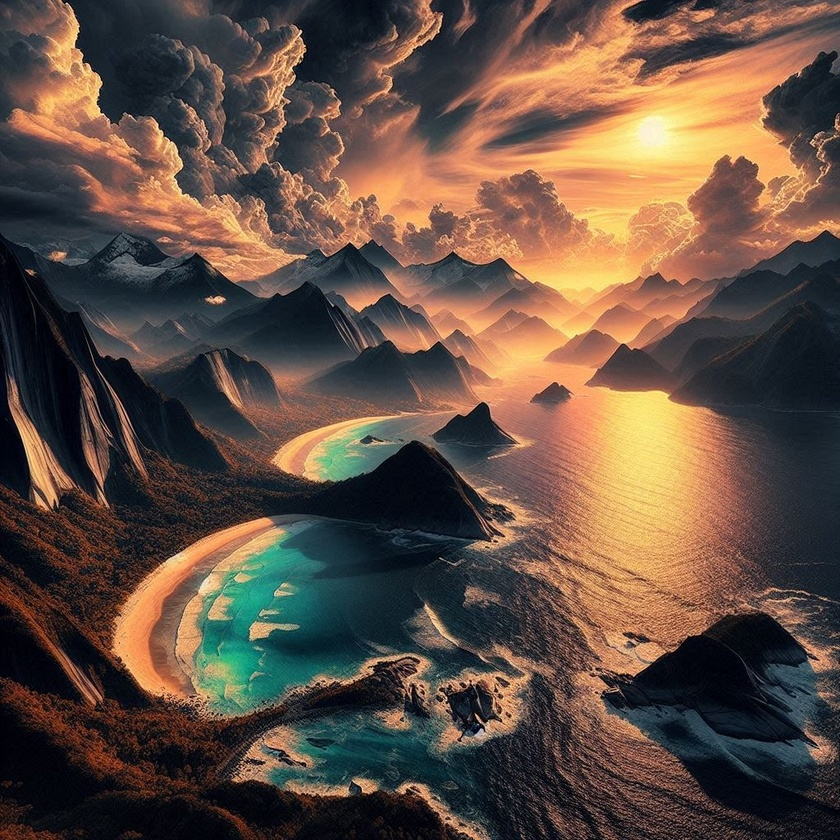
#> input picture image_transformation/image3.jpg, 840 x 840 px, shrunk from 1024 x 1024 before the run
$ python 'power law.py'
#> lines starting #> are read from the running program, lines starting #| are printed output that depends on the picture
import cv2
import numpy as np
import matplotlib.pyplot as plt

# Load the image in grayscale
img = cv2.imread('image3.jpg', 0)
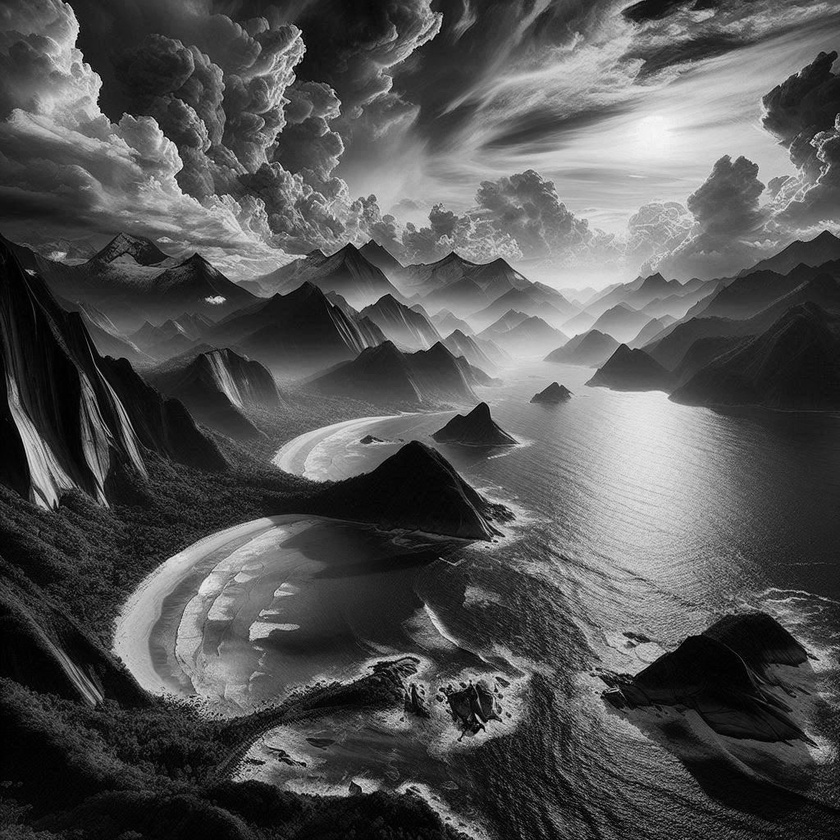
#> img: shape (840, 840); min 0, max 250, mean 83.9

# Power-Law (Gamma) Transformation
def power_law_transformation(image, gamma=1.0):
    if gamma == 0:
        gamma = 0.1  # Avoid gamma = 0 to prevent division by zero issues
    c = 255 / (np.max(image) ** gamma)
    gamma_transformed = c * (image ** gamma)
    return np.array(gamma_transformed, dtype=np.uint8)

# Displaying the images
plt.figure(figsize=(20, 20))

# Generate and plot 12 images with different gamma values
for i in range(1, 13):  # Start from 1 to avoid gamma=0
    gamma_value = i * 0.2  # Adjust the gamma value for each image
    img_gamma = power_law_transformation(img, gamma=gamma_value)

    plt.subplot(3, 4, i)
    plt.imshow(img_gamma, cmap='gray')
    plt.title(f'Gamma={gamma_value:.1f}')
    plt.axis('off')
#> this loop made 12 passes
#> c in power_law_transformation on passes 1 to 12: 84.52, 28.01, 9.28, 3.08, 1.02, 0.338, 0.112, 0.0371, 0.0123, 0.00408, 0.00135, 0.000448
#> pass 1, in power_law_transformation, `gamma_transformed = c * (image ** gamma)`:
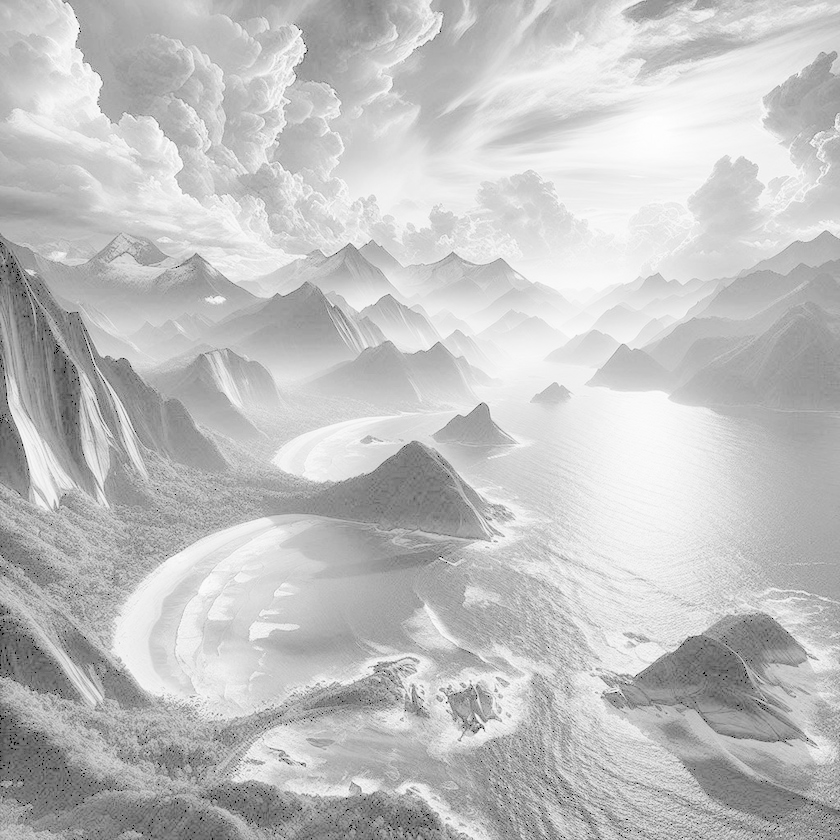
#> gamma_transformed: shape (840, 840) float64; min 0, max 255, mean 193.7
#> pass 2, in power_law_transformation (call 2), `gamma_transformed = c * (image ** gamma)`:
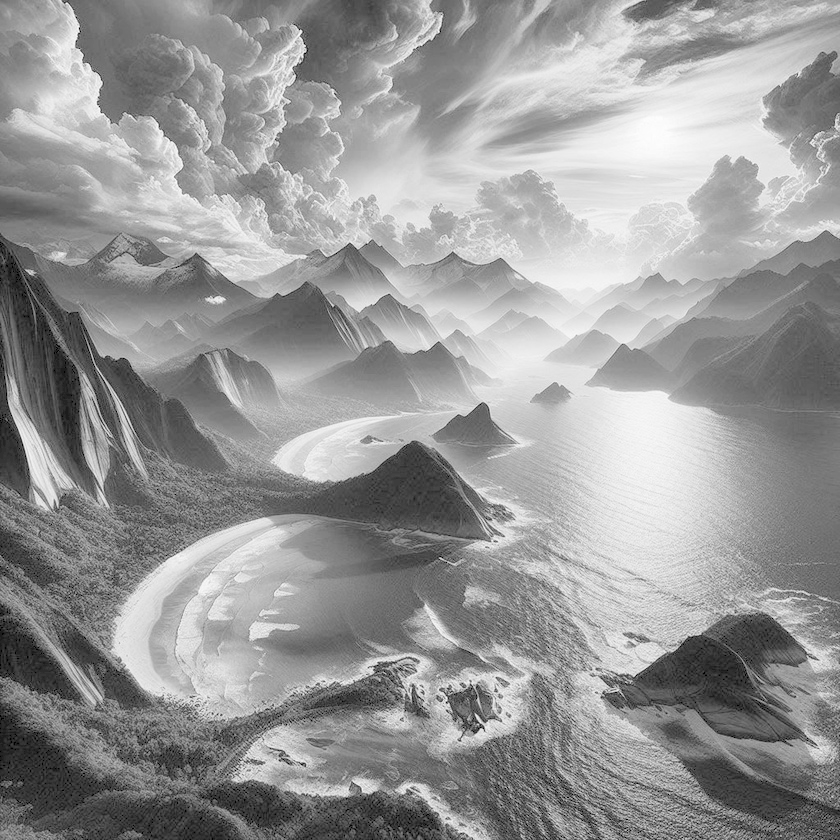
#> gamma_transformed: shape (840, 840) float64; min 0, max 255, mean 152.3

plt.show()
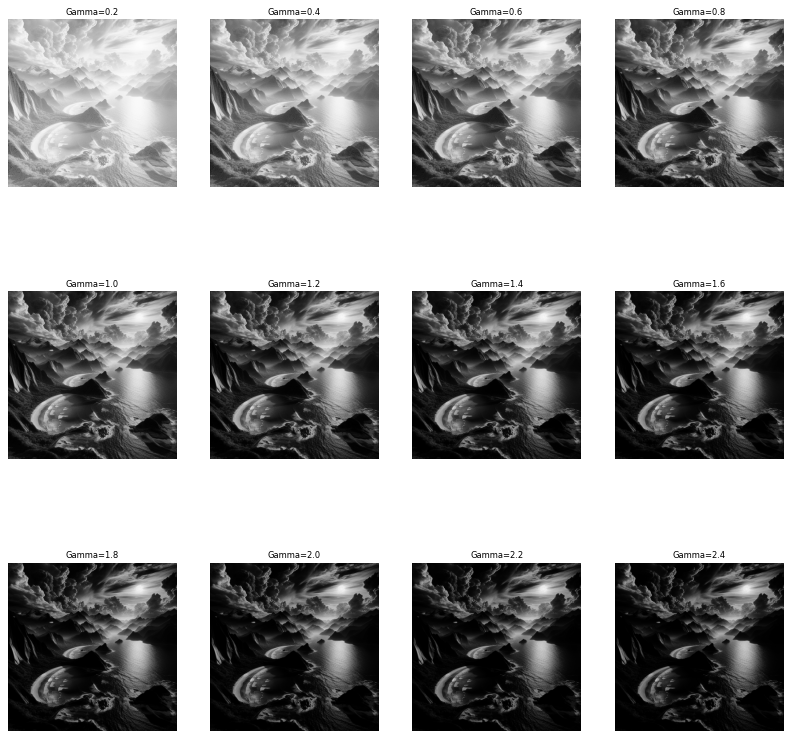
#> figure drawn by matplotlib, 12 panels

$ run again, with image_transformation/image1.jpg copied over image_transformation/image3.jpg
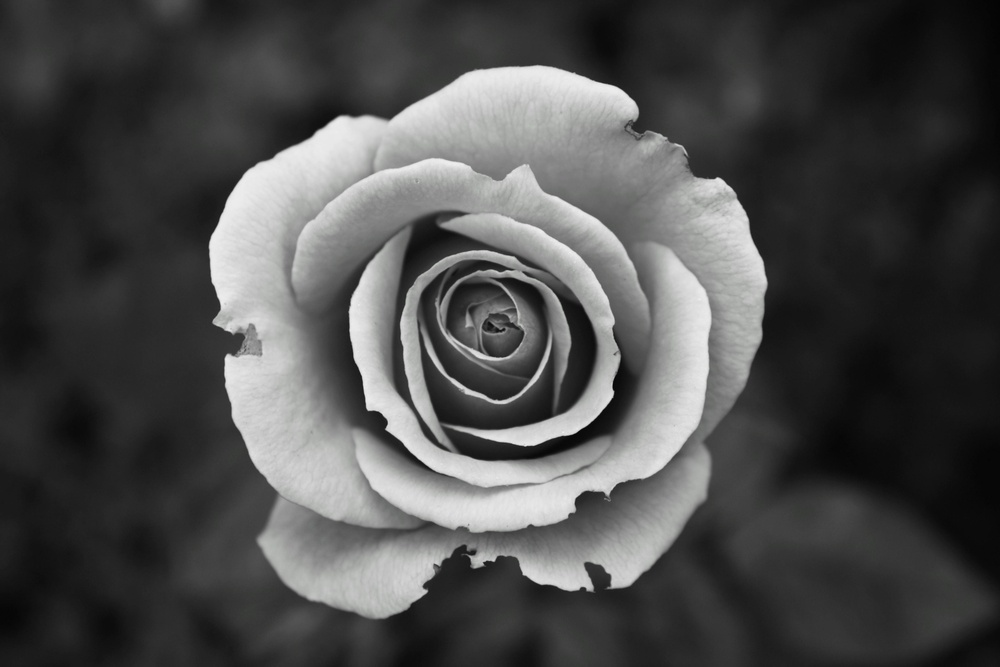
#> input picture image_transformation/image1.jpg, 1000 x 667 px, shrunk from 4272 x 2848 before the run
#> the loop `for i in range(1, 13):` made 12 passes
#> c in power_law_transformation on passes 1 to 8: 85.21, 28.47, 9.52, 3.18, 1.06, 0.355, 0.119, 0.0396
#> pass 1, in power_law_transformation, `gamma_transformed = c * (image ** gamma)`:
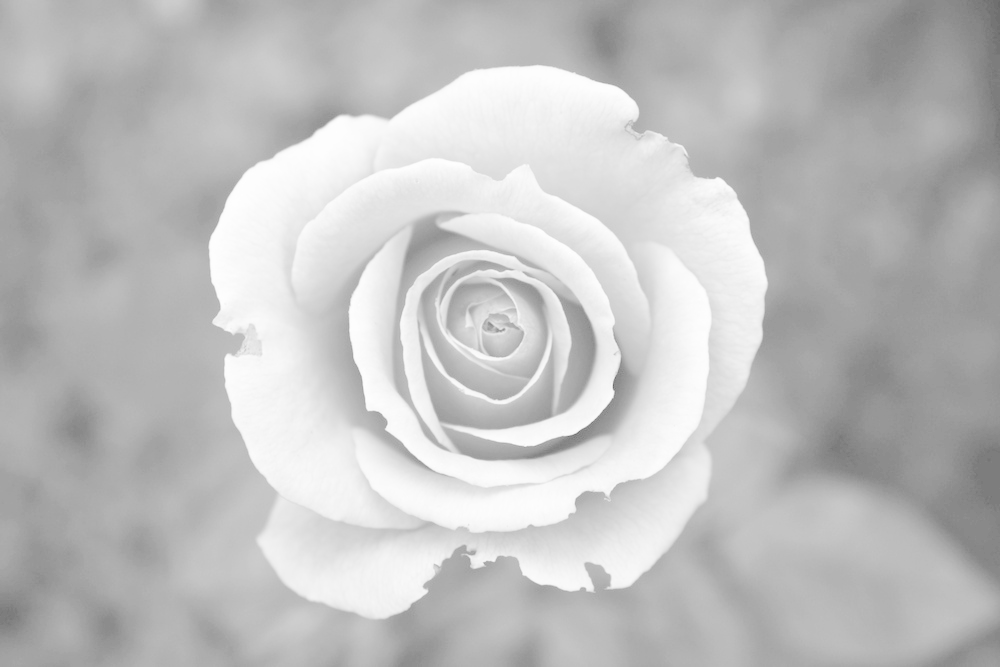
#> gamma_transformed: shape (667, 1000) float64; min 106.2, max 255, mean 192.2
#> pass 2, in power_law_transformation (call 2), `gamma_transformed = c * (image ** gamma)`:
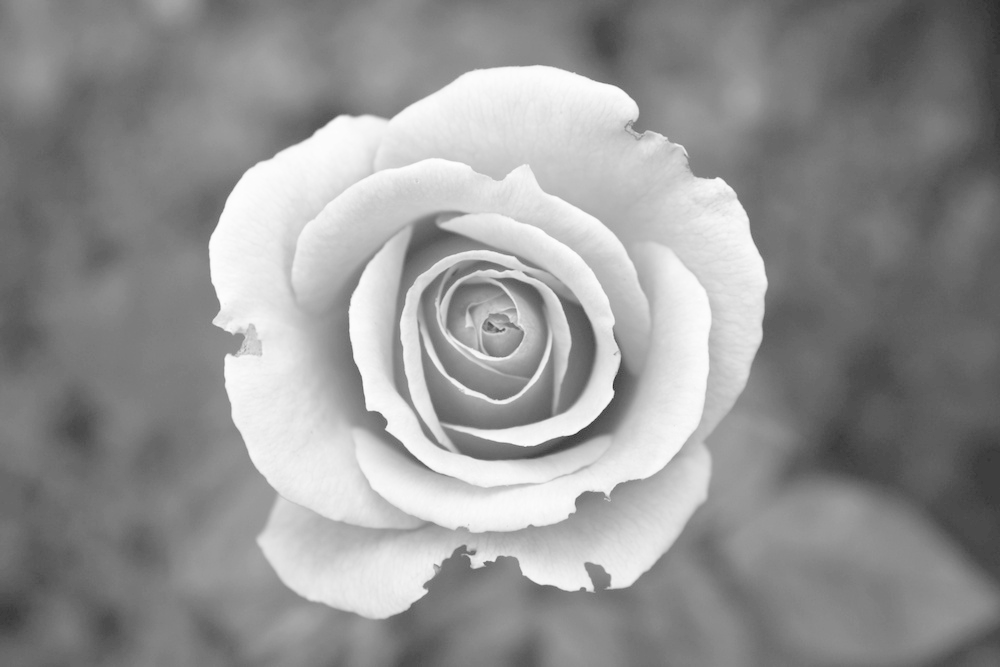
#> gamma_transformed: shape (667, 1000) float64; min 44.19, max 255, mean 148.9

$ run again, with image_transformation/image11.jpg copied over image_transformation/image3.jpg
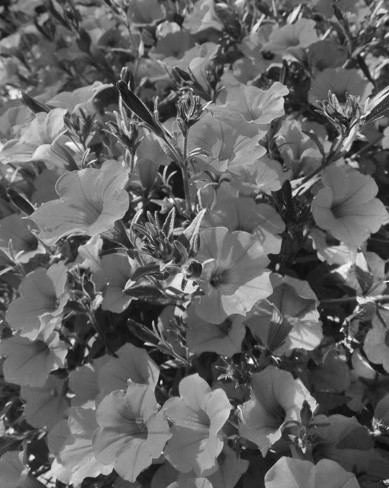
#> input picture image_transformation/image11.jpg, 389 x 488 px
#> img is the input picture: shape (488, 389); min 8, max 255, mean 98.5
#> the loop `for i in range(1, 13):` made 12 passes
#> c in power_law_transformation on passes 1 to 8: 84.18, 27.79, 9.18, 3.03, 1, 0.33, 0.109, 0.036
#> pass 1, in power_law_transformation, `gamma_transformed = c * (image ** gamma)`:
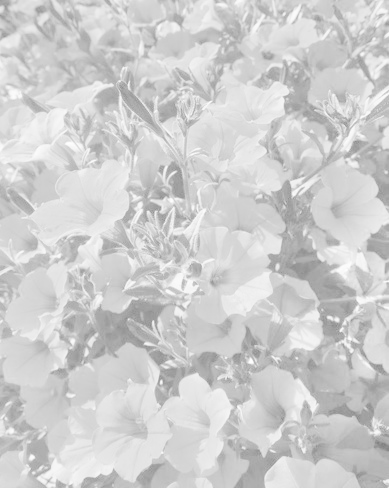
#> gamma_transformed: shape (488, 389) float64; min 127.6, max 255, mean 207
#> pass 2, in power_law_transformation (call 2), `gamma_transformed = c * (image ** gamma)`:
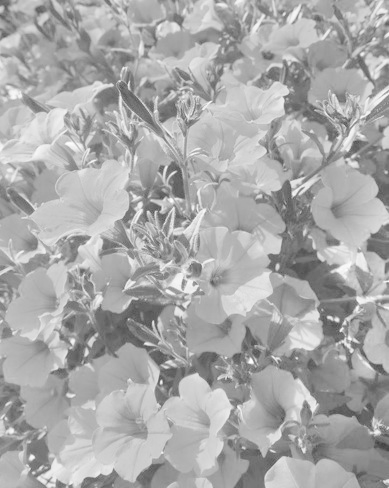
#> gamma_transformed: shape (488, 389) float64; min 63.85, max 255, mean 169.7

$ run again, with image_transformation/image12.jpg copied over image_transformation/image3.jpg
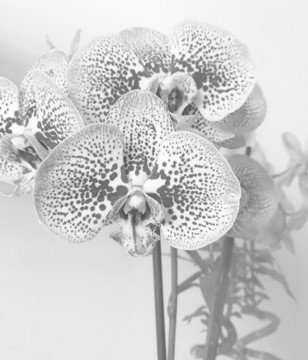
#> input picture image_transformation/image12.jpg, 308 x 360 px
#> img is the input picture: shape (360, 308); min 68, max 255, mean 205.3
#> the loop `for i in range(1, 13):` made 12 passes
#> c in power_law_transformation on passes 1 to 8: 84.18, 27.79, 9.18, 3.03, 1, 0.33, 0.109, 0.036
#> pass 1, in power_law_transformation, `gamma_transformed = c * (image ** gamma)`:
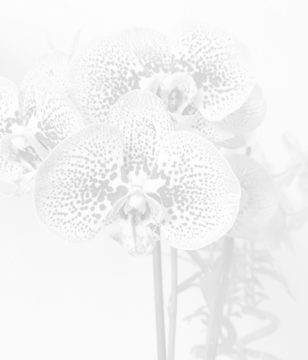
#> gamma_transformed: shape (360, 308) float64; min 195.8, max 255, mean 243.5
#> pass 2, in power_law_transformation (call 2), `gamma_transformed = c * (image ** gamma)`:
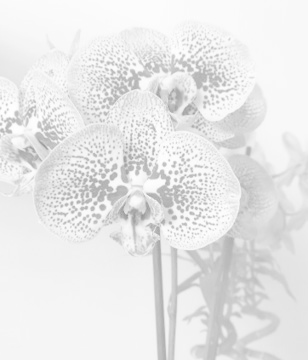
#> gamma_transformed: shape (360, 308) float64; min 150.3, max 255, mean 232.8
